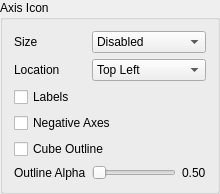
        <widget class="QGroupBox" name="AxisIconGroup">
         <property name="title">
          <string>Axis Icon</string>
         </property>
         <layout class="QGridLayout" name="AxisIconLayout">
          <item row="0" column="0">
           <widget class="QLabel" name="AxisIconSizeLabel">
            <property name="toolTip">
             <string>Choose the model-axis indicator size in model views, or disable it.</string>
            </property>
            <property name="buddy">
             <cstring>AxisIconSizeCombo</cstring>
            </property>
            <property name="text">
             <string>Size</string>
            </property>
           </widget>
          </item>
          <item row="0" column="1" colspan="2">
           <widget class="QComboBox" name="AxisIconSizeCombo">
            <property name="accessibleName">
             <string>Axis Icon</string>
            </property>
            <property name="toolTip">
             <string>Choose the model-axis indicator size in model views, or disable it.</string>
            </property>
            <item>
             <property name="text">
              <string>Disabled</string>
             </property>
            </item>
            <item>
             <property name="text">
              <string>Extra Small</string>
             </property>
            </item>
            <item>
             <property name="text">
              <string>Small</string>
             </property>
            </item>
            <item>
             <property name="text">
              <string>Medium</string>
             </property>
            </item>
            <item>
             <property name="text">
              <string>Large</string>
             </property>
            </item>
            <item>
             <property name="text">
              <string>Extra Large</string>
             </property>
            </item>
           </widget>
          </item>
          <item row="1" column="0">
           <widget class="QLabel" name="AxisIconLocationLabel">
            <property name="toolTip">
             <string>Choose the corner for the model-axis indicator.</string>
            </property>
            <property name="buddy">
             <cstring>AxisIconLocationCombo</cstring>
            </property>
            <property name="text">
             <string>Location</string>
            </property>
           </widget>
          </item>
          <item row="1" column="1" colspan="2">
           <widget class="QComboBox" name="AxisIconLocationCombo">
            <property name="accessibleName">
             <string>Location</string>
            </property>
            <property name="toolTip">
             <string>Choose the corner for the model-axis indicator.</string>
            </property>
            <item>
             <property name="text">
              <string>Top Left</string>
             </property>
            </item>
            <item>
             <property name="text">
              <string>Top Right</string>
             </property>
            </item>
            <item>
             <property name="text">
              <string>Bottom Left</string>
             </property>
            </item>
            <item>
             <property name="text">
              <string>Bottom Right</string>
             </property>
            </item>
           </widget>
          </item>
          <item row="2" column="0" colspan="3">
           <widget class="QCheckBox" name="AxisIconLabelsCheckBox">
            <property name="toolTip">
             <string>Show the X, Y and Z labels on the model-axis indicator.</string>
            </property>
            <property name="text">
             <string>Labels</string>
            </property>
           </widget>
          </item>
          <item row="3" column="0" colspan="3">
           <widget class="QCheckBox" name="AxisIconNegativeCheckBox">
            <property name="toolTip">
             <string>Show the negative X, Y and Z axes on the model-axis indicator in their own colors.</string>
            </property>
            <property name="text">
             <string>Negative Axes</string>
            </property>
           </widget>
          </item>
          <item row="4" column="0" colspan="3">
           <widget class="QCheckBox" name="AxisIconCubeOutlineCheckBox">
            <property name="toolTip">
             <string>Draw the view cube outline around the model-axis indicator with the axis origin at its center.</string>
            </property>
            <property name="text">
             <string>Cube Outline</string>
            </property>
           </widget>
          </item>
          <item row="5" column="0">
           <widget class="QLabel" name="AxisIconCubeOutlineAlphaLabel">
            <property name="toolTip">
             <string>Choose how opaque the axis icon cube outline is, from 0 to 1.</string>
            </property>
            <property name="buddy">
             <cstring>AxisIconCubeOutlineAlphaSlider</cstring>
            </property>
            <property name="text">
             <string>Outline Alpha</string>
            </property>
           </widget>
          </item>
          <item row="5" column="1">
           <widget class="QSlider" name="AxisIconCubeOutlineAlphaSlider">
            <property name="accessibleName">
             <string>Axis Icon Cube Outline Alpha</string>
            </property>
            <property name="toolTip">
             <string>Choose how opaque the axis icon cube outline is, from 0 to 1.</string>
            </property>
            <property name="sizePolicy">
             <sizepolicy hsizetype="Expanding" vsizetype="Fixed">
              <horstretch>0</horstretch>
              <verstretch>0</verstretch>
             </sizepolicy>
            </property>
            <property name="minimum">
             <number>0</number>
            </property>
            <property name="maximum">
             <number>100</number>
            </property>
            <property name="pageStep">
             <number>10</number>
            </property>
            <property name="orientation">
             <enum>Qt::Orientation::Horizontal</enum>
            </property>
            <property name="tickPosition">
             <enum>QSlider::TickPosition::NoTicks</enum>
            </property>
           </widget>
          </item>
          <item row="5" column="2">
           <widget class="QLabel" name="AxisIconCubeOutlineAlphaValueLabel">
            <property name="toolTip">
             <string>Choose how opaque the axis icon cube outline is, from 0 to 1.</string>
            </property>
            <property name="text">
             <string notr="true">0.50</string>
            </property>
           </widget>
          </item>
         </layout>
        </widget>
